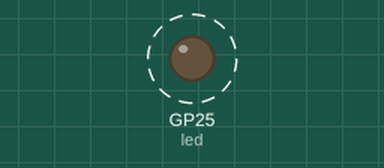
This program was run on a simulated Raspberry Pi Pico running MicroPython. On the bench: output pins drawn as LEDs (lit = HIGH). Dashed ring = blinking.

Above: at 0.3 s.
Timing chart, 0 to 3.0 s (numbered marks = the images above):
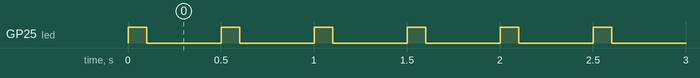

Measured:
- by itself, GP25 (led): alternates HIGH for 0.10 s and LOW for 0.40 s

The program:

blink.py
```python
#!/usr/bin/env python

import time
from machine import Pin

led = Pin(25, Pin.OUT)

def flasher():
    led.value(1)
    time.sleep(.1)
    led.value(0)
    time.sleep(.4)

if __name__ == "__main__":
    while True:
        flasher()
```
